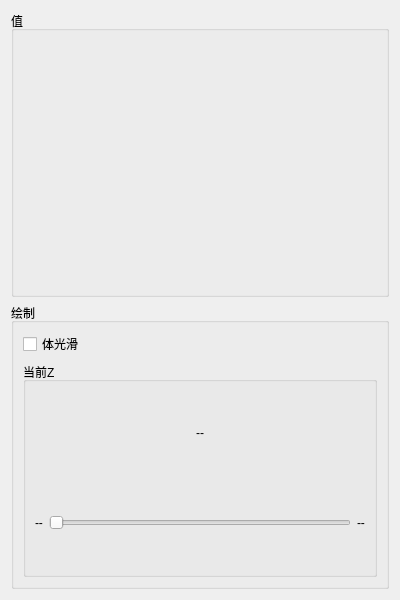
<?xml version="1.0" encoding="UTF-8"?>
<ui version="4.0">
 <class>MCSQRMainWindow</class>
 <widget class="QWidget" name="MCSQRMainWindow">
  <property name="geometry">
   <rect>
    <x>0</x>
    <y>0</y>
    <width>400</width>
    <height>600</height>
   </rect>
  </property>
  <property name="windowTitle">
   <string>Isosurpleth</string>
  </property>
  <layout class="QVBoxLayout" name="verticalLayout">
   <item>
    <widget class="QGroupBox" name="groupBox_IsoVal">
     <property name="title">
      <string>值</string>
     </property>
    </widget>
   </item>
   <item>
    <widget class="QGroupBox" name="groupBox_Render">
     <property name="title">
      <string>绘制</string>
     </property>
     <layout class="QVBoxLayout" name="verticalLayout_2">
      <item>
       <widget class="QCheckBox" name="checkBox_UseSmoothedVolume">
        <property name="text">
         <string>体光滑</string>
        </property>
       </widget>
      </item>
      <item>
       <widget class="QGroupBox" name="groupBox_6">
        <property name="title">
         <string>当前Z</string>
        </property>
        <layout class="QVBoxLayout" name="verticalLayout_10">
         <item>
          <widget class="QLabel" name="label_IsoplethH">
           <property name="text">
            <string>--</string>
           </property>
           <property name="alignment">
            <set>Qt::AlignCenter</set>
           </property>
          </widget>
         </item>
         <item>
          <layout class="QHBoxLayout" name="horizontalLayout_9">
           <item>
            <widget class="QLabel" name="label_MinH">
             <property name="text">
              <string>--</string>
             </property>
            </widget>
           </item>
           <item>
            <widget class="QSlider" name="horizontalSlider_IsoplethH">
             <property name="mouseTracking">
              <bool>false</bool>
             </property>
             <property name="maximum">
              <number>255</number>
             </property>
             <property name="tracking">
              <bool>true</bool>
             </property>
             <property name="orientation">
              <enum>Qt::Horizontal</enum>
             </property>
            </widget>
           </item>
           <item>
            <widget class="QLabel" name="label_MaxH">
             <property name="text">
              <string>--</string>
             </property>
            </widget>
           </item>
          </layout>
         </item>
        </layout>
       </widget>
      </item>
     </layout>
    </widget>
   </item>
  </layout>
 </widget>
 <resources/>
 <connections/>
</ui>
